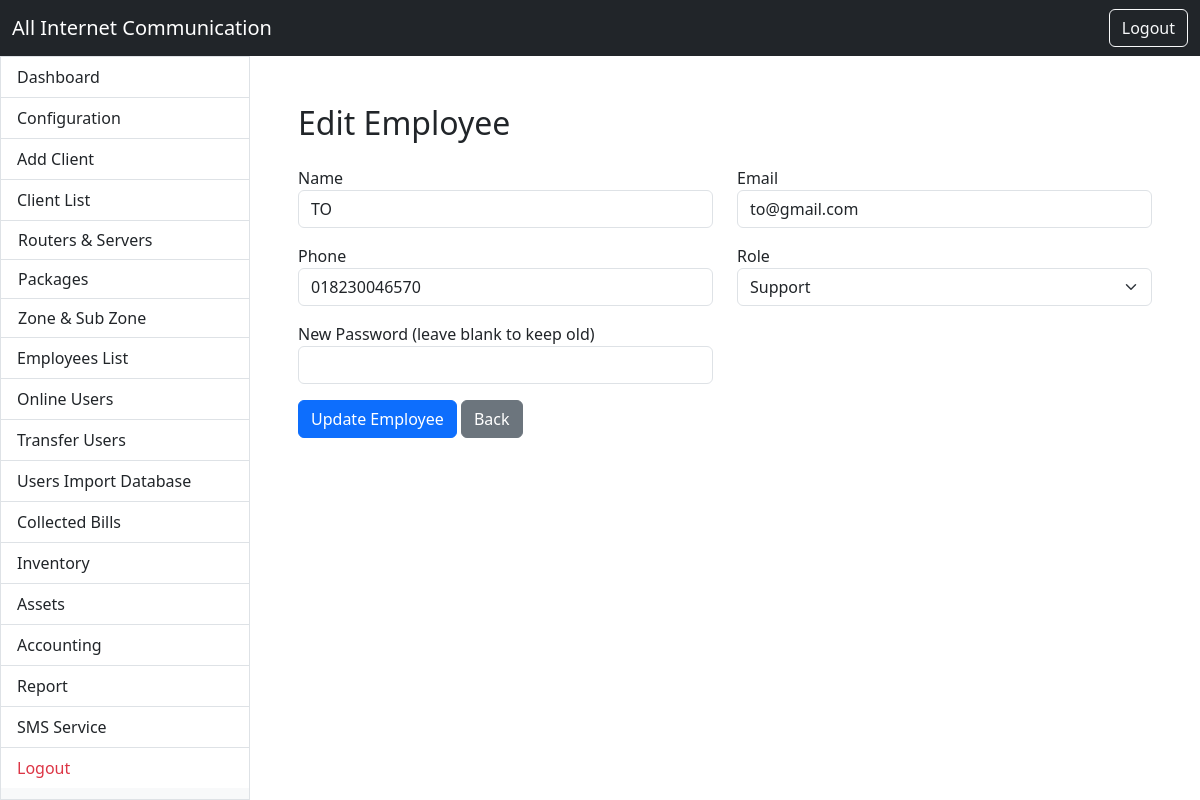
The page /employees/edit_employee.php?id=12 (signed in) on the database its author committed.
### tables this page shows
CREATE TABLE `employees` (
  `id` int NOT NULL,
  `access_if` int DEFAULT NULL,
  `name` varchar(100) NOT NULL,
  `password` varchar(255) DEFAULT NULL,
  `phone` varchar(20) DEFAULT NULL,
  `role` enum('admin','editor','support') DEFAULT 'editor',
  `email` varchar(100) DEFAULT NULL,
  `created_at` timestamp NULL DEFAULT CURRENT_TIMESTAMP
);

### employees/edit_employee.php (the view, shortened to what this page needs)
<?php
$role = $_SESSION['role'] ?? 'guest';
require_once '../includes/db.php';
$employee_id = intval($_GET['id']);
$employee = $conn->query("SELECT * FROM employees WHERE id = $employee_id")->fetch_assoc();
require_once '../includes/header.php';
require_once '../includes/sidebar.php';
?>
<div class="container-fluid p-4">
    <h2 class="mb-4">Edit Employee</h2>
    <form action="" method="POST">
        <div class="row">
            <div class="col-md-6 mb-3">
                <label>Name</label>
                <input type="text" name="name" class="form-control" value="<?= htmlspecialchars($employee['name']) ?>" required>
            </div>
            <div class="col-md-6 mb-3">
                <label>Email</label>
                <input type="email" name="email" class="form-control" value="<?= htmlspecialchars($employee['email']) ?>" required>
            </div>
            <div class="col-md-6 mb-3">
                <label>Phone</label>
                <input type="text" name="phone" class="form-control" value="<?= htmlspecialchars($employee['phone']) ?>">
            </div>
            <div class="col-md-6 mb-3">
                <label>Role</label>
                <?php if ($role === 'admin'): ?>
                    <select name="role" class="form-select" required>
                        <option value="support" <?= ($employee['role'] == 'support') ? 'selected' : '' ?>>Support</option>
                    </select>
                <?php else: ?>
                    <input type="hidden" name="role" value="<?= htmlspecialchars($employee['role']) ?>">
                    <input type="text" class="form-control" value="<?= ucfirst($employee['role']) ?>" disabled>
                <?php endif; ?>
            </div>
            <div class="col-md-6 mb-3">
                <label>New Password (leave blank to keep old)</label>
                <input type="password" name="password" class="form-control" maxlength="72">
            </div>
        </div>
        <button type="submit" class="btn btn-primary">Update Employee</button>
        <a href="list_employees.php" class="btn btn-secondary">Back</a>
    </form>
</div>
<?php require_once '../includes/footer.php'; ?>

### rows shown on the page
employees: name "TO", email "to@gmail.com", phone "018230046570", role "Support"
